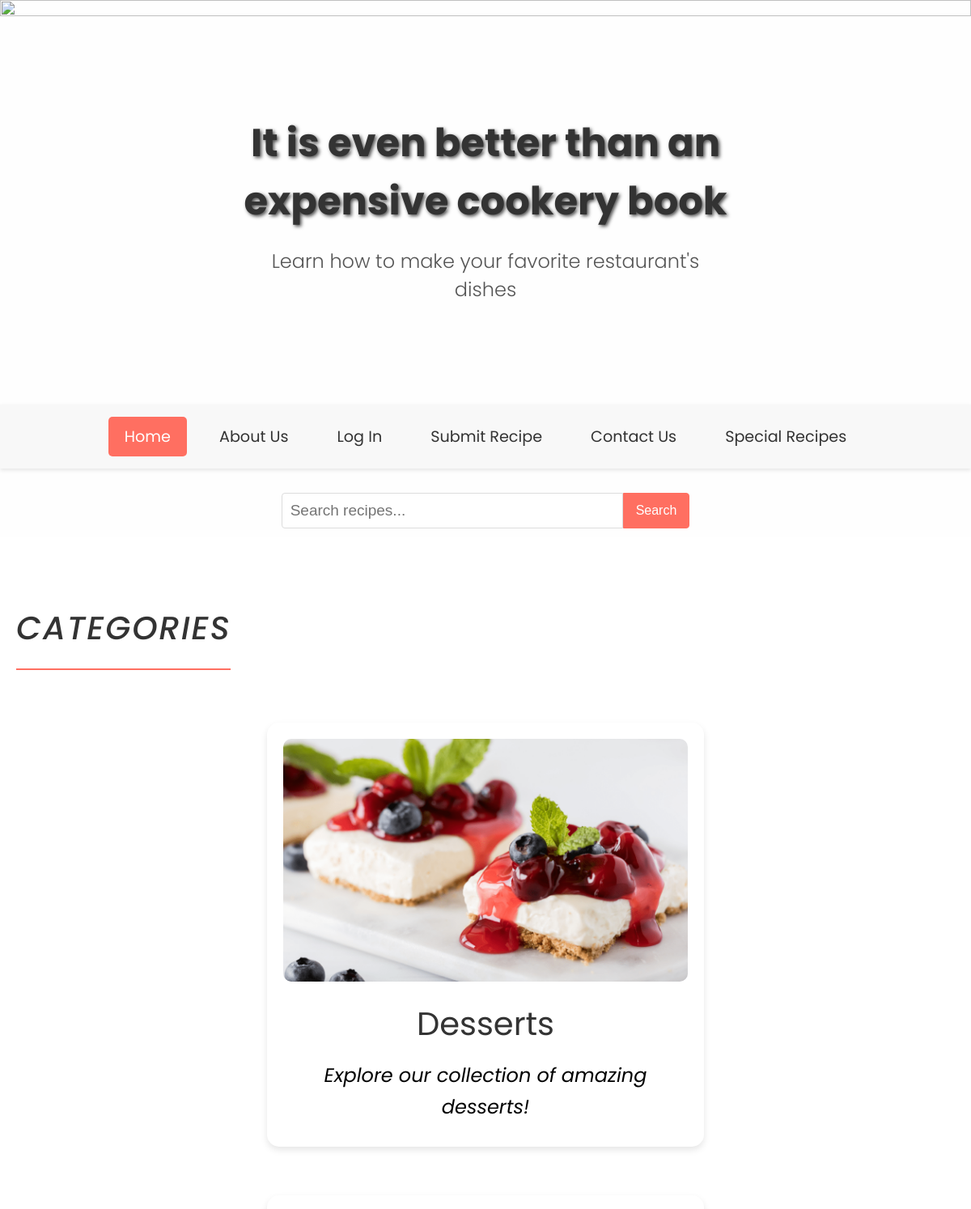
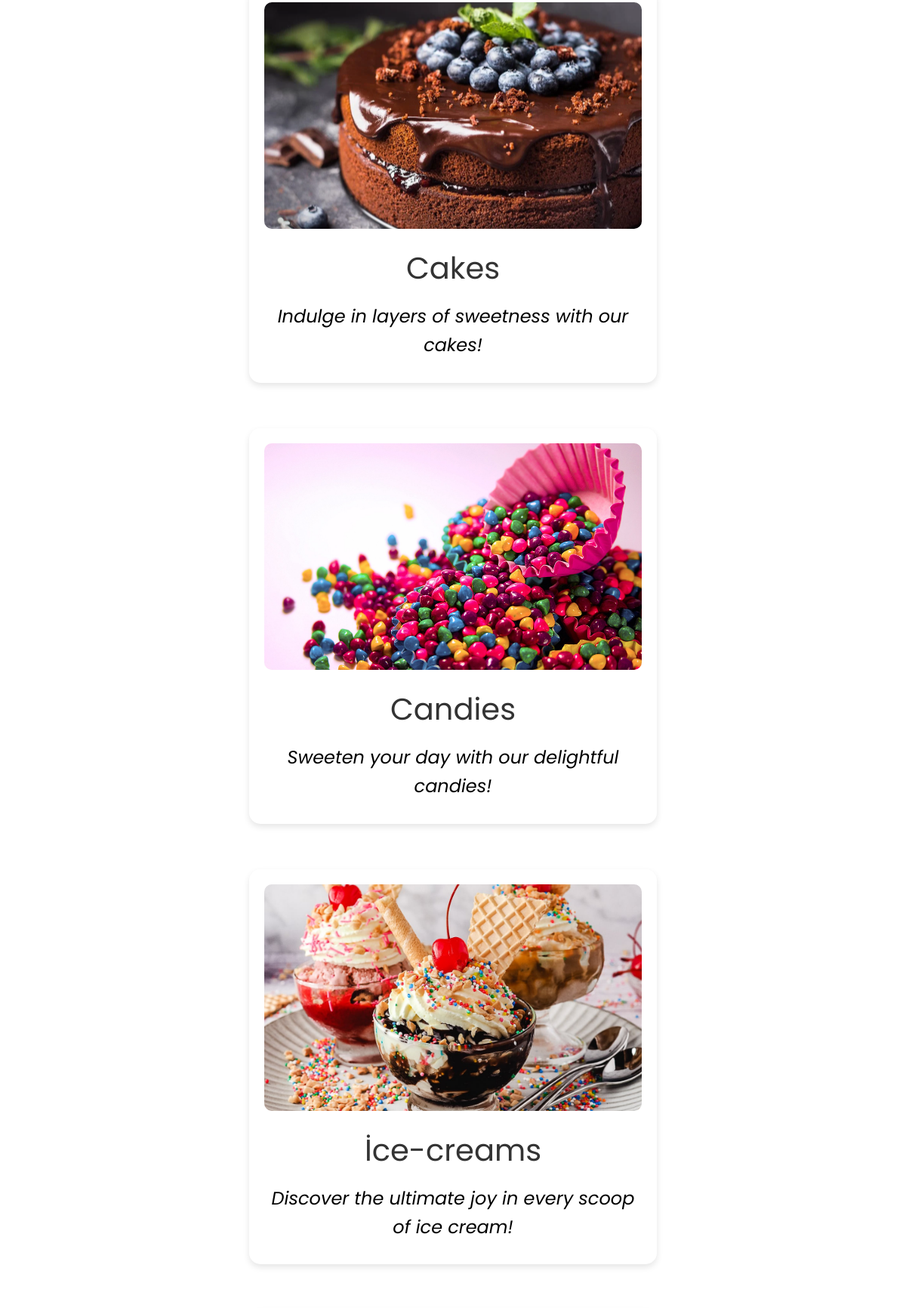
The page / (upper part) on the database its author committed (2 pictures, top to bottom).
### desert/models.py (models this page shows, shortened)
class Category(models.Model):
    title = models.CharField(max_length=128, null=True, blank=True)
    description = models.TextField(max_length=300, null=True, blank=True)
    def thumbnail_photo_url(self):
        image_url = self.images.first()
        if image_url:
            return image_url.img.url
        return ""

class CategoryPhoto(models.Model):
    image = models.ForeignKey(Category, on_delete=models.CASCADE, related_name="images")
    img = models.ImageField(upload_to="category_photos/%Y/%m/%d")
    class Meta:
        verbose_name = "Category Photo"
        verbose_name_plural = "Category Photos"

### desert/views.py (the view)
# urls.py: path("", home, name="home"),
def home(request):
    categories = Category.objects.all()
    recipes = Recipe.objects.order_by("-created_at")[:6]
    recipes = recipes.annotate(average_rating=Avg("ratings__rating"))
    query = request.GET.get("q")
    if query:
        recipes = Recipe.objects.filter(
            Q(name__icontains=query) |
            Q(ingredient__icontains=query) |
            Q(instruction__icontains=query)
        )
    context = {
        "categories": categories,
        "recipes": recipes,
        "query": query,
    }
    return render(request, "home.html", context)

### desert/models.py (called while the page is built)
    def get_thumbnail_photo_url(self):
        photo_url = self.photos.first()
        if photo_url:
            return photo_url.pht.url
        return ""

### desert/templates/home.html (shortened to what this page needs)
<!DOCTYPE html>
<html lang="en">
<head>
    <link rel="stylesheet" href="https://cdnjs.cloudflare.com/ajax/libs/font-awesome/6.1.0/css/all.min.css">
    <link rel="stylesheet" href="https://cdnjs.cloudflare.com/ajax/libs/slick-carousel/1.8.1/slick.min.css">
    <link rel="stylesheet" href="https://cdnjs.cloudflare.com/ajax/libs/slick-carousel/1.8.1/slick-theme.min.css">
</head>
<body>
    <header>
        <div class="slider">
            <div><img src="https://images3.alphacoders.com/102/1026457.jpg"></div>
        </div>
        <div class="header-content">
            <h1>It is even better than an expensive cookery book</h1>
            <p>Learn how to make your favorite restaurant's dishes</p>
        </div>
    </header>
    <nav class="navbar">
        <div class="nav-container">
            <a href="#home" class="nav-item active">Home</a>
            <a href="about_us/" class="nav-item">About Us</a>
            <a href="log-in/" class="nav-item">Log In</a>
            <a href="add_recipe/" class="nav-item">Submit Recipe</a>
            <a href="contact_us/" class="nav-item">Contact Us</a>
            <a href="special_receipe/" class="nav-item">Special Recipes</a>
        </div>
    </nav>
<form action="{% url 'home' %}" method="get">
    <input type="text" name="q" placeholder="Search recipes..." value="{{ request.GET.q }}">
    <button type="submit">Search</button>
</form>
    <main>
        <h2 class="section-title">Categories</h2>
        <div class="container">
            {% for catg in categories %}
            <div class="card">
                <a href="{% url 'category_home' catg.id %}">
                <img class="card-image" src="{{ catg.thumbnail_photo_url }}" alt="{{ catg.title }}">
                    <div class="card-title">{{ catg.title }}</div>
                <p class="category-description">{{ catg.description }}</p>
                </a>
            </div>
            {% endfor %}
        </div>
    </main>
</body>
</html>

### desert/templates/home.html (style rules this page uses)
body { font-family: 'Poppins', sans-serif; background-color: #fefefe; margin: 0; padding: 0; display: flex; flex-direction: column; min-height: 100vh; color: #333; }
header { position: relative; height: 500px; overflow: hidden; }
.slider { width: 100%; height: 100%; }
.slick-slide img { width: 100%; height: 100%; object-fit: cover; }
.header-content { position: absolute; top: 50%; left: 50%; transform: translate(-50%, -50%); text-align: center; color: #fff; z-index: 1; }
header h1 { font-size: 3em; font-weight: 700; text-shadow: 2px 2px 4px rgba(0, 0, 0, 0.7); }
header p { font-size: 1.5em; margin: 15px 0; font-weight: 300; }
.navbar { background-color: #f8f8f8; box-shadow: 0 2px 5px rgba(0, 0, 0, 0.1); padding: 15px; }
.nav-container { display: flex; justify-content: center; gap: 20px; }
.nav-item { color: #333; text-decoration: none; font-size: 1.2em; padding: 10px 20px; border-radius: 5px; transition: background-color 0.3s, color 0.3s; }
.nav-item.active { background-color: #ff6f61; color: #fff; }
main { flex: 1; padding: 50px 20px; max-width: 1200px; margin: 0 auto; background-color: #ffffff; }
.section-title { font-size: 2.5em; color: #333; text-align: center; margin-bottom: 50px; font-weight: 500; letter-spacing: 2px; text-transform: uppercase; border-bottom: 2px solid #ff6f61; display: inline-block; padding-bottom: 20px; font-style: italic; }
.container { display: flex; flex-wrap: wrap; gap: 30px; justify-content: space-evenly; border-bottom: none; border: none; }
.category-description { font-size: 1.2em; color: #8a0808; text-align: center; margin: 10px 0; line-height: 1.6; }
.card { background-color: #f4f3f307; border-radius: 15px; padding: 20px; margin: 15px; box-shadow: 0 4px 8px rgba(0, 0, 0, 0.1); width: 500px; transition: transform 0.3s, box-shadow 0.3s; overflow: hidden; border-bottom: none; border: none; }
.card-title { font-size: 2.5em; margin-bottom: 15px; text-align: center; color: #333; border-bottom: none; overflow: hidden; border-bottom: none; border: none; }
.card-image { width: 100%; height: 300px; border-radius: 10px; margin-bottom: 15px; object-fit: cover; }
a { text-decoration: none; border: none; }
.category-description { font-size: 1.5em; color: #000000; text-align: center; margin: 10px 0; line-height: 1.6; font-style: italic; }
form { margin-top: 30px; display: flex; justify-content: center; margin-bottom: 10px; }
input[type="text"] { width: 400px; padding: 10px; font-size: 19px; border: 1px solid #ddd; border-radius: 4px 0 0 4px; outline: none; transition: border-color 0.3s; }
button[type="submit"] { padding: 10px 15px; font-size: 16px; background-color: #ff6f61; color: white; border: 1px solid #ff6f61; border-radius: 0 4px 4px 0; cursor: pointer; transition: background-color 0.3s; }
h1 { text-align: center; font-size: 32px; margin-bottom: 20px; color: #333; }
p { text-align: center; font-size: 18px; color: #555; }

### rows shown on the page
Category: thumbnail_photo_url (picture), title "Desserts", description "Explore our collection of amazing desserts!"
Category: thumbnail_photo_url (picture), title "Cakes", description "Indulge in layers of sweetness with our cakes!"
Category: thumbnail_photo_url (picture), title "Candies", description "Sweeten your day with our delightful candies!"
Category: thumbnail_photo_url (picture), title "İce-creams", description "Discover the ultimate joy in every scoop of ice cream!"
